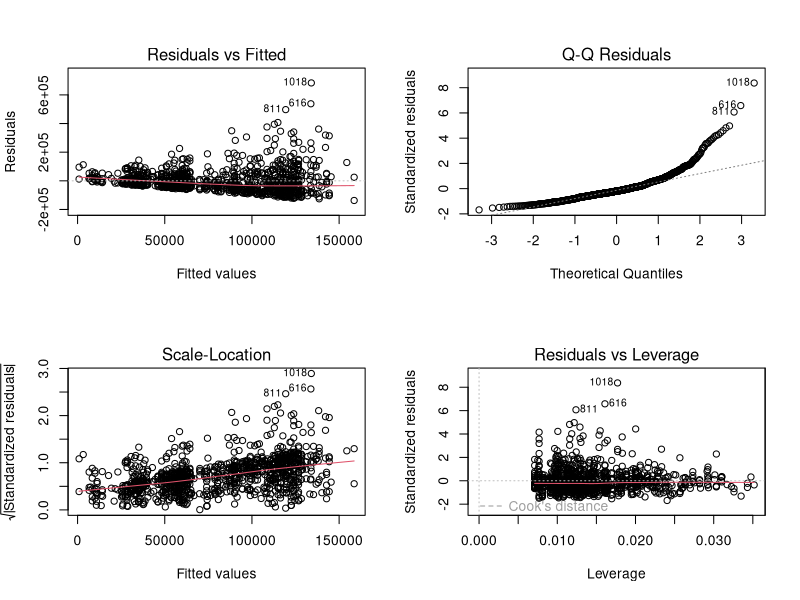
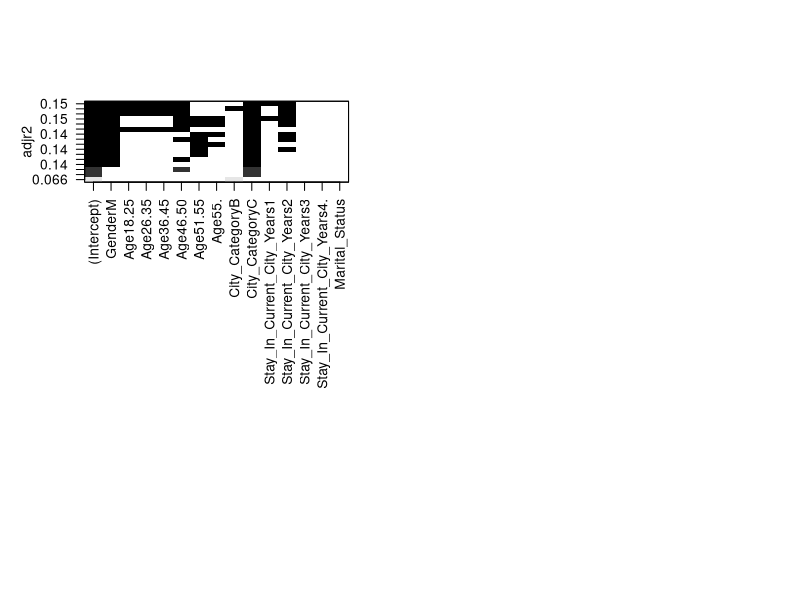
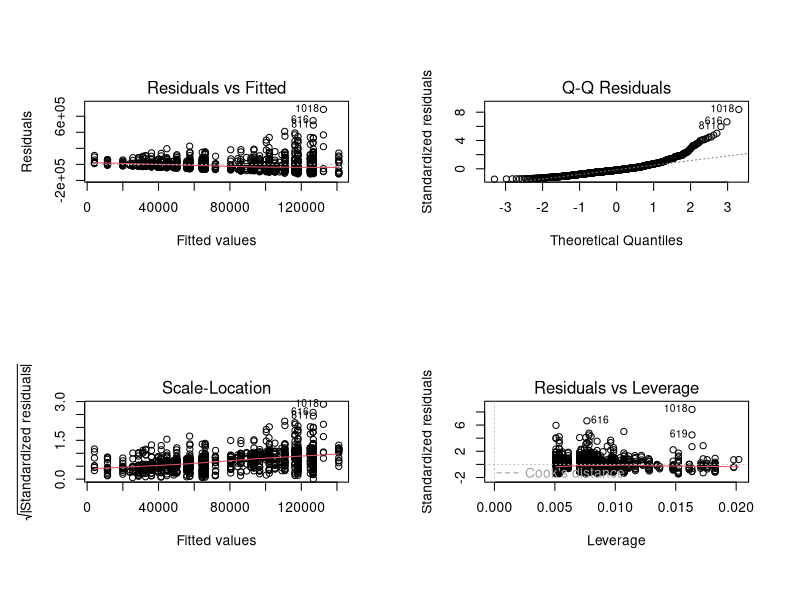

R code for these plots, in order:
#load the data
Data=read.csv('customer_analysis.csv')

# Dummy Variables are -
# * Qualitative variables taken from independent variable categorical values.
# * The number of dummy variables is always N-1, where N is the number of possible categorical values for the qualitative independent variable.
# * Dummy variables can take only 2 numeric values 0 or 1

#lets have a quick look at the data
str(Data)
#gender,age,city_Category, Stay_In_Current_City_Years are all colums of category type. And we need to convert them into dummy variables. While Marital_Status has already been a dummy variable, we can use it directly.
DUM_Data=data.frame(model.matrix(~Gender+Age+City_Category+Stay_In_Current_City_Years+Marital_Status+Purchase,Data))
#notice that if we have n categories for a variable, we need to use n-1 dummy variables to avoid the poblem of multicolinearity. The new variables created by function "model.matrix" could satisfy this after checking.
#Then we can build the regression model
#baseline model
cus_reg=lm(Purchase~.-X.Intercept.,data=DUM_Data)
summary(cus_reg)
# Residual plots
par(mfrow=c(2,2))
plot(cus_reg)
#We check D-W test value to see if the model satisfy regression assumptions.
require('lmtest')
require('car')
dwtest(cus_reg)
vif(cus_reg)
#Assumptions
#1.Error should follow normal distribution: Normal Q-Q plot looks linear. So this assumption is satisfied.
#2.No heteroscedasticity - Residual plot shows scattered plot. Hence, this assumption is met.
#3. No multicollinearity - The VIF values of all predictor variables are less than 5 so this assumption satisfied.
#4. No autocorrelation - D-W test value is 2.056 which is very close to 2. Hence, this assumption is also satisfied.

# alternative model
# here we try to use the all-subsets regression to find the best model
require('leaps')
leaps<-regsubsets(Purchase~.-X.Intercept.,data=DUM_Data, nbest=2)
plot(leaps, scale='adjr2')
#we can find that if we include variables corresponding to the black parts of the top row, we could achive largest adjr2: GenderM,Age18.25,Age26.35,Age36.45,Age46.50,City_CategoryC,Stay_In_Current_City_Years1 and Stay_In_Current_City_Years2, along with a intercept term.
#We can get conclusions here that: 1.if one is older than 50, whether he is older than 55 will not affect a lot. 2.Apart from city C, city A and City B will not affect a lot. 3. After staying in a city for more than 2 years, more specific years of living will not be important. 4 status of marital is not important
#Then the new model will be:
cus_reg_new=lm(Purchase~GenderM+Age18.25+Age26.35+Age36.45+Age46.50+City_CategoryC+Stay_In_Current_City_Years1+Stay_In_Current_City_Years2,data=DUM_Data)
summary(cus_reg_new)
# Residual plots
par(mfrow=c(2,2))
plot(cus_reg_new)
#We check D-W test value to see if the model satisfy regression assumptions.
require('lmtest')
require('car')
dwtest(cus_reg_new)
vif(cus_reg_new)
#Assumptions
#1.Error should follow normal distribution: Normal Q-Q plot looks linear. So this assumption is satisfied.
#2.No heteroscedasticity - Residual plot shows scattered plot. Hence, this assumption is met.
#3. No multicollinearity - The VIF values of all predictor variables are less than 5 so this assumption satisfied.
#4. No autocorrelation - D-W test value is 2.056 which is very close to 2. Hence, this assumption is also satisfied.
AIC(cus_reg,cus_reg_new)
#we can find that the new model could achive smaller AIC with using less variables, so the new model is not doubt better. This is coherent with our conclusion before.
summary(cus_reg_new)
#最后根据这个SUMMARY的结果分析就好了，比如几个负数的，说明C城人买的少，住的小于两年的人买的少，其他都是正。还可以同一组里面比较，比如都在年龄里面比较，46岁到50的会买的最多，相比其他年龄
